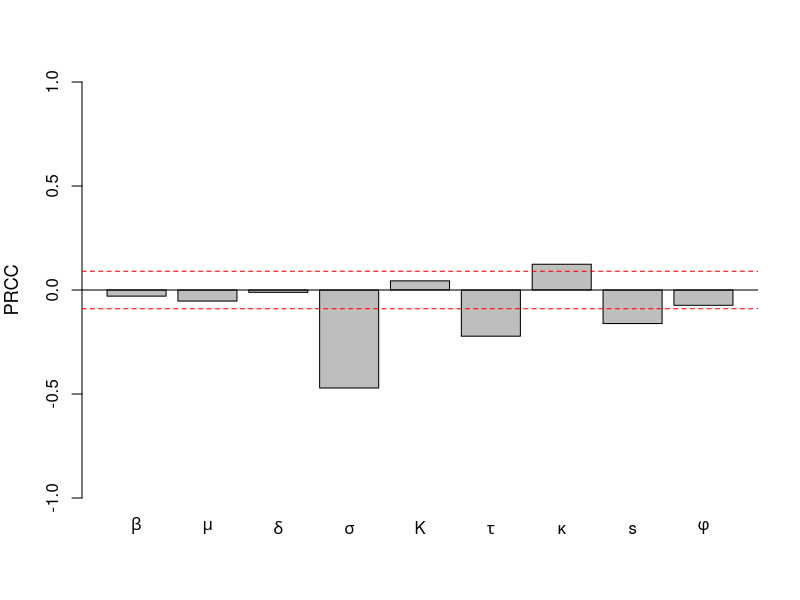

Generate this figure with R:
## just for revised prcc figure
test<-read.csv("prcc_25yr1000Sens2_v2.csv")
names.list=as.character(test$X)
names.list[7]<-"kappa"
#Bar graph with the prcc values. The function in names.arg converts character
#strings containing the names of greek letters to actual greek letters
barplot(test$prcc,
        names.arg=sapply(names.list,
                         function(x) as.expression(substitute(list(a),list(a=as.symbol(x))))),ylab="PRCC",cex.lab=1.1,
        ylim=c(-1,1))
abline(h=0.09,lty=2,col="red")
abline(h=0)
abline(h=-0.09,lty=2,col="red")
